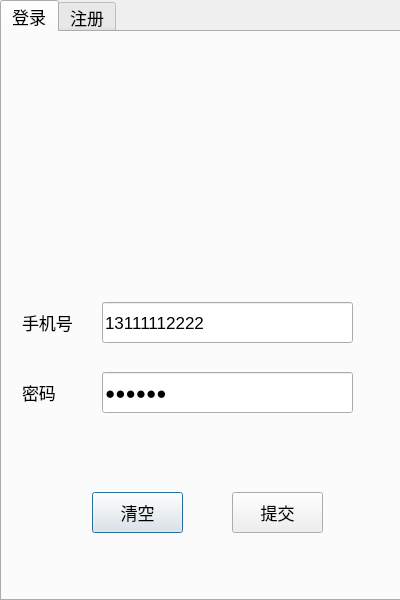
<?xml version="1.0" encoding="UTF-8"?>
<ui version="4.0">
 <class>LoginDialog</class>
 <widget class="QDialog" name="LoginDialog">
  <property name="geometry">
   <rect>
    <x>0</x>
    <y>0</y>
    <width>400</width>
    <height>600</height>
   </rect>
  </property>
  <property name="windowTitle">
   <string>Dialog</string>
  </property>
  <widget class="QTabWidget" name="tw_page">
   <property name="geometry">
    <rect>
     <x>0</x>
     <y>0</y>
     <width>411</width>
     <height>601</height>
    </rect>
   </property>
   <property name="font">
    <font>
     <pointsize>13</pointsize>
    </font>
   </property>
   <property name="currentIndex">
    <number>0</number>
   </property>
   <widget class="QWidget" name="pg_login">
    <attribute name="title">
     <string>登录</string>
    </attribute>
    <widget class="QPushButton" name="pb_clear">
     <property name="geometry">
      <rect>
       <x>90</x>
       <y>460</y>
       <width>91</width>
       <height>41</height>
      </rect>
     </property>
     <property name="text">
      <string>清空</string>
     </property>
    </widget>
    <widget class="QLabel" name="lb_tel">
     <property name="geometry">
      <rect>
       <x>20</x>
       <y>270</y>
       <width>101</width>
       <height>41</height>
      </rect>
     </property>
     <property name="text">
      <string>手机号</string>
     </property>
    </widget>
    <widget class="QLineEdit" name="le_tel">
     <property name="geometry">
      <rect>
       <x>100</x>
       <y>270</y>
       <width>251</width>
       <height>41</height>
      </rect>
     </property>
     <property name="text">
      <string>13111112222</string>
     </property>
    </widget>
    <widget class="QLineEdit" name="le_password">
     <property name="geometry">
      <rect>
       <x>100</x>
       <y>340</y>
       <width>251</width>
       <height>41</height>
      </rect>
     </property>
     <property name="text">
      <string>123456</string>
     </property>
     <property name="echoMode">
      <enum>QLineEdit::Password</enum>
     </property>
    </widget>
    <widget class="QLabel" name="lb_password">
     <property name="geometry">
      <rect>
       <x>20</x>
       <y>340</y>
       <width>101</width>
       <height>41</height>
      </rect>
     </property>
     <property name="text">
      <string>密码</string>
     </property>
    </widget>
    <widget class="QPushButton" name="pb_commit">
     <property name="geometry">
      <rect>
       <x>230</x>
       <y>460</y>
       <width>91</width>
       <height>41</height>
      </rect>
     </property>
     <property name="text">
      <string>提交</string>
     </property>
    </widget>
    <widget class="QLabel" name="label">
     <property name="geometry">
      <rect>
       <x>100</x>
       <y>80</y>
       <width>171</width>
       <height>141</height>
      </rect>
     </property>
     <property name="text">
      <string/>
     </property>
     <property name="pixmap">
      <pixmap resource="res.qrc">:/resource/images/message.ico</pixmap>
     </property>
     <property name="scaledContents">
      <bool>true</bool>
     </property>
    </widget>
   </widget>
   <widget class="QWidget" name="pg_register">
    <attribute name="title">
     <string>注册</string>
    </attribute>
    <widget class="QLineEdit" name="le_password_comfirn">
     <property name="geometry">
      <rect>
       <x>100</x>
       <y>340</y>
       <width>251</width>
       <height>41</height>
      </rect>
     </property>
     <property name="text">
      <string>123456</string>
     </property>
     <property name="echoMode">
      <enum>QLineEdit::Password</enum>
     </property>
    </widget>
    <widget class="QLabel" name="lb_password_register">
     <property name="geometry">
      <rect>
       <x>20</x>
       <y>270</y>
       <width>101</width>
       <height>41</height>
      </rect>
     </property>
     <property name="text">
      <string>密码</string>
     </property>
    </widget>
    <widget class="QLabel" name="lb_password_comfirm">
     <property name="geometry">
      <rect>
       <x>10</x>
       <y>340</y>
       <width>101</width>
       <height>41</height>
      </rect>
     </property>
     <property name="text">
      <string>确认密码</string>
     </property>
    </widget>
    <widget class="QPushButton" name="pb_clear_register">
     <property name="geometry">
      <rect>
       <x>90</x>
       <y>460</y>
       <width>91</width>
       <height>41</height>
      </rect>
     </property>
     <property name="text">
      <string>清空</string>
     </property>
    </widget>
    <widget class="QLineEdit" name="le_password_register">
     <property name="geometry">
      <rect>
       <x>100</x>
       <y>270</y>
       <width>251</width>
       <height>41</height>
      </rect>
     </property>
     <property name="text">
      <string>123456</string>
     </property>
     <property name="echoMode">
      <enum>QLineEdit::Password</enum>
     </property>
    </widget>
    <widget class="QPushButton" name="pb_commit_register">
     <property name="geometry">
      <rect>
       <x>230</x>
       <y>460</y>
       <width>91</width>
       <height>41</height>
      </rect>
     </property>
     <property name="text">
      <string>提交</string>
     </property>
    </widget>
    <widget class="QLabel" name="lb_tel_register">
     <property name="geometry">
      <rect>
       <x>20</x>
       <y>200</y>
       <width>101</width>
       <height>41</height>
      </rect>
     </property>
     <property name="text">
      <string>手机号</string>
     </property>
    </widget>
    <widget class="QLineEdit" name="le_tel_register">
     <property name="geometry">
      <rect>
       <x>100</x>
       <y>200</y>
       <width>251</width>
       <height>41</height>
      </rect>
     </property>
     <property name="text">
      <string>13111112222</string>
     </property>
    </widget>
    <widget class="QLabel" name="lb_name_register">
     <property name="geometry">
      <rect>
       <x>20</x>
       <y>130</y>
       <width>101</width>
       <height>41</height>
      </rect>
     </property>
     <property name="text">
      <string>用户名</string>
     </property>
    </widget>
    <widget class="QLineEdit" name="le_name_register">
     <property name="geometry">
      <rect>
       <x>100</x>
       <y>130</y>
       <width>251</width>
       <height>41</height>
      </rect>
     </property>
     <property name="text">
      <string>哈哈哈</string>
     </property>
    </widget>
   </widget>
  </widget>
 </widget>
 <tabstops>
  <tabstop>le_tel</tabstop>
  <tabstop>le_password</tabstop>
  <tabstop>pb_clear</tabstop>
  <tabstop>pb_commit</tabstop>
  <tabstop>le_name_register</tabstop>
  <tabstop>le_tel_register</tabstop>
  <tabstop>le_password_register</tabstop>
  <tabstop>le_password_comfirn</tabstop>
  <tabstop>pb_clear_register</tabstop>
  <tabstop>pb_commit_register</tabstop>
  <tabstop>tw_page</tabstop>
 </tabstops>
 <resources>
  <include location="res.qrc"/>
 </resources>
 <connections/>
</ui>
